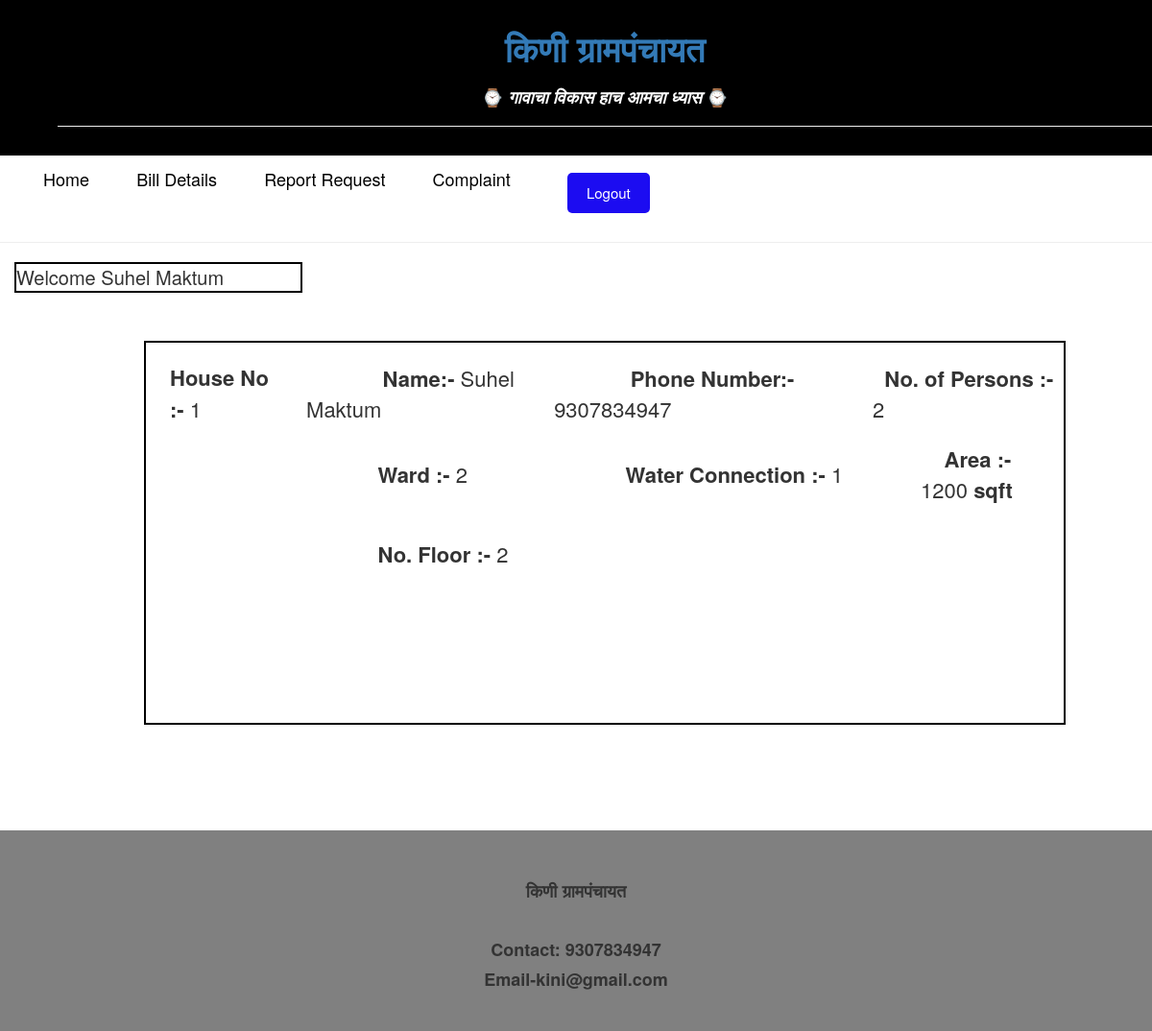
Screenshot of /user1.php (signed in) with the database file from the repository.
### tables this page shows
CREATE TABLE `user` (
  `house_no` int(20) NOT NULL,
  `name` varchar(50) NOT NULL,
  `phone` bigint(10) NOT NULL,
  `no_person` int(3) NOT NULL,
  `ward_no` int(3) NOT NULL,
  `water_conn` int(3) NOT NULL,
  `area` int(20) NOT NULL,
  `floor` int(3) NOT NULL,
  `Water_rate` int(10) NOT NULL,
  `Land_rate` int(10) NOT NULL,
  `date` datetime NOT NULL DEFAULT current_timestamp()
);

### user1.php (the view, shortened to what this page needs)
<?php
   include('connection.php');
?>
<!DOCTYPE html>
<html lang="en">
<head>
   <link href="css/homestyle.css" rel="stylesheet" type="text/css" media="all" />
   <link href="css/memenu.css" rel="stylesheet" type="text/css" media="all" />
   <link href="css/bootstrap.css" rel="stylesheet" type="text/css" media="all" />
</head>
<body>
   <div class="top-header">
      <div class="container">
         <div class="top-header-main">
            <div class="col-md-6 top-header-left">
               <div class="container">
                  <h1 class=text-center> <a href="user1.php">
                        <h1><b>किणी ग्रामपंचायत</b></h1>
                     </a></h1>
                  <p>
                  <h4 style="text-align:center;color:white">⌚<i><b> गावाचा विकास हाच आमचा ध्यास</b> </i>⌚</h4>
                  </p>
                  <hr>
               </div>
            </div>
         </div>
      </div>
   </div>
   <div>
      <div class="header-bottom">
         <div class="container">
            <div class="header">
               <div class="col-md-9 header-left">
                  <div class="top-nav">
                     <ul class="memenu skyblue">
                              <li class="grid"><a href="user1.php"><b style="color: black"><h4>Home</h4></b></a></li>
                              <li class="grid"><a href="bill.php"><b style="color: black"><h4>Bill Details</h4></b></a></li>
                        <li class="grid"><a href="reportrequest.php"><b style="color: black"><h4>Report Request</h4></b></a></li>
                        <li class="grid"><a href="complaint.php"><b style="color: black"><h4>Complaint</h4></b></a></li>
                              <li>
                              <div class="log"><a href="adlogout.php" ><button class="logout-button">Logout</button></a>
                              </li><br>
                     </ul>
                  </div>
               </div>
            </div>
         </div>
      </div>
      <b><hr></b>
      <div class ="welcome">
       <?php
       $suhel1234=$_SESSION['username2'];
       $sql = "SELECT * FROM `user` where house_no='$suhel1234'";
       $result = mysqli_query($conn, $sql);
      while($row = mysqli_fetch_assoc($result)){
       echo " Welcome ".$row['name'];
      }
       ?>
    </div>
    <div class="info">
    <?php
          $sql = "SELECT * FROM `user` where house_no='$suhel1234'";
          $result = mysqli_query($conn, $sql);
         while($row = mysqli_fetch_assoc($result)){
    ?>
    <table>
        <tbody>
        <tr>
            <td>
                <div class="house">
            <b>House No :- </b><?php echo $row['house_no'];?>
                </div>
            </td>
            <td>
              <div class="pname">
              &nbsp; &nbsp; &nbsp; &nbsp; &nbsp; &nbsp; &nbsp;<b>Name:- </b><?php echo $row['name'];?>
              </div>
            </td>
            <td>
              <div class="pname">
              &nbsp; &nbsp; &nbsp; &nbsp; &nbsp; &nbsp; &nbsp;<b>Phone Number:- </b><?php echo $row['phone'];?>
              </div>
            </td>
            <td>
            <div class ="pname">
            <b> &nbsp; No. of Persons :- </b><?php echo $row['no_person'];?>
            </div>
            </td>
        </tr>
        <tr>
            <td>
            <div class="photo">
                 <b> &nbsp;  &nbsp;  &nbsp; <center>  </center>  </b><?php ?>
              </div>
            </td>
            <td>
            <div class="page">
                 <b> &nbsp;  &nbsp;     Ward  :- </b><?php echo $row['ward_no'];?>
              </div>
            </td>
            <td>
            <div class="page">
                 <b> &nbsp;  &nbsp;     Water Connection :- </b><?php echo $row['water_conn'];?>
              </div>
            </td>
            <td>
            <div class="page">
                 <b> &nbsp;  &nbsp;     Area :- </b><?php echo $row['area'];?><strong> sqft</strong>
              </div>
            </td>
        </tr>
        <tr>
            <td>
            <div class="photo">
                 <b> &nbsp;  &nbsp;  &nbsp; <center>  </center>  </b><?php ?>
              </div>
            </td>
            <td>
            <div class="page">
                 <b> &nbsp;  &nbsp;     No. Floor  :- </b><?php echo $row['floor'];?>
              </div>
            </td>
        </tr>
        </tbody>
    </table>
    <?php
         }
    ?>
   </div>
<br><br><br>
         <div class="footer1">
            <footer>
               <br><br>
               <p><b>
                     <h4>किणी ग्रामपंचायत</h4>
                  </b> <br>
               <p><b>
                     <h4>Contact: 9307834947 </h4>
                  </b></p>
               <p><b>
                     <h4>Email-kini@gmail.com</h4>
                  </b></p><br>
               </p>
            </footer>
            </div>
</body>
</html>

### css/homestyle.css (style rules this page uses)
body { background:#fff; font-family: 'Lato-Regular'; }
body a { transition: 0.5s all; -webkit-transition: 0.5s all; -o-transition: 0.5s all; -moz-transition: 0.5s all; -ms-transition: 0.5s all; }
.top-header { background: #000; padding: 10px 0px; }

### css/memenu.css (style rules this page uses)
.memenu { margin: 5px 0 0 0; padding: 0; width: 100%; list-style: none; display: inline-block; position: relative; font-size: 15px; }
.memenu li { display:inline-block; }
.memenu>li>a { float: left; padding-right: 45px; color: #000; font-size: 16px; text-decoration: none; transition: color .4s ease-in-out; -moz-transition: color .4s ease-in-out; -webkit-transition: color .4s ease-in-out; -o-transition: color .4s ease-in-out; }

### user1.php (style rules this page uses)
footer { text-align: center; padding: 3px; }
h1 { text-align: center; margin-bottom: 20px; }
.welcome { font-size:20px; border: 2px solid black; width: 300px; margin-left: 15px; }
.info { height:400px; width:80%; margin-left:150px; margin-right:50px; margin-top:50px; margin-bottom:50px; border: 2px solid black }
.house { font-size:22px; margin-top:20px; margin-left:25px; }
.pname { font-size:22px; margin-top:20px; margin-left:20px; }
.page { font-size:22px; margin-top:20px; margin-left:70px; }
.photo { margin-left:5px; height:80px; width:100px; }
.footer1 { background-color: #808080 ; }
.logout-button { padding: 10px 20px; background-color: #1c0cf1; color: white; border: none; border-radius: 5px; cursor: pointer; }
.log { margin: 10px; }

### rows the page displays
user: name "Suhel Maktum", house_no "1", phone "9307834947", no_person "2", ward_no "2", water_conn "1", area "1200", floor "2"
